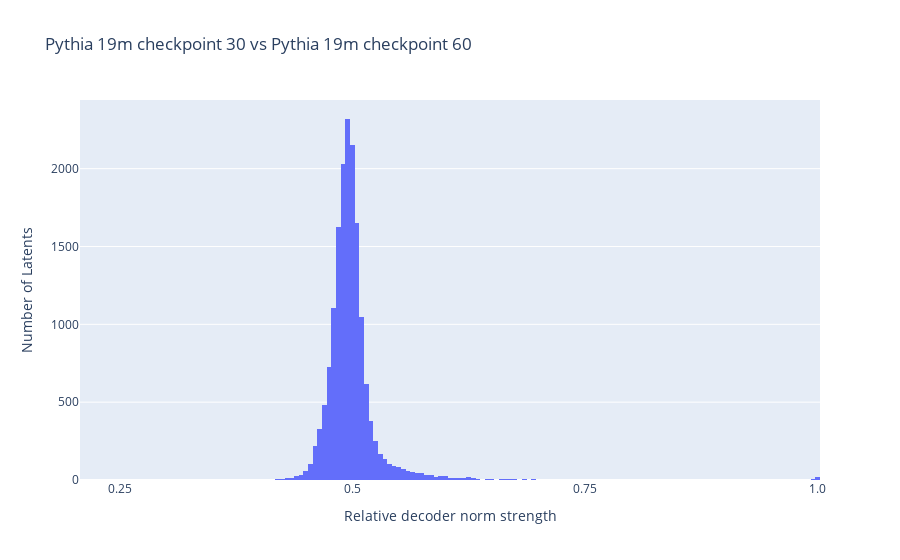
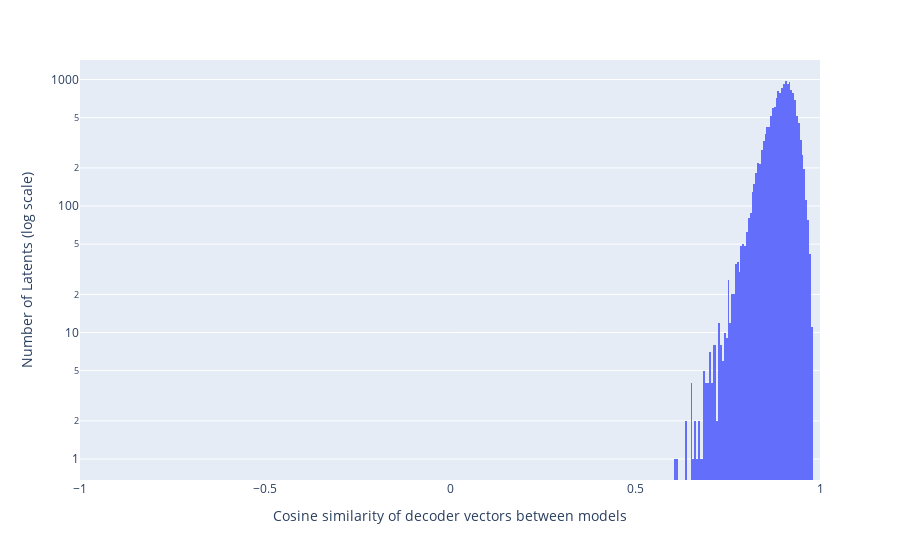

The notebook cell these images were saved under, in order:
### Code cell
relative_norms = norms[:, 1] / norms.sum(dim=-1)
relative_norms.shape
# %%

fig = px.histogram(
    relative_norms.detach().cpu().numpy(), 
    title="Pythia 19m checkpoint 30 vs Pythia 19m checkpoint 60",
    labels={"value": "Relative decoder norm strength"},
    nbins=200,
)

fig.update_layout(showlegend=False)
fig.update_yaxes(title_text="Number of Latents")

# Update x-axis ticks
fig.update_xaxes(
    tickvals=[0, 0.25, 0.5, 0.75, 1.0],
    ticktext=['0', '0.25', '0.5', '0.75', '1.0']
)

# Display in notebook
fig.show()

# %%
shared_latent_mask = (relative_norms < 0.7) & (relative_norms > 0.3)
shared_latent_mask.shape
# %%
# Cosine similarity of recoder vectors between models

cosine_sims = (cross_coder.W_dec[:, 0, :] * cross_coder.W_dec[:, 1, :]).sum(dim=-1) / (cross_coder.W_dec[:, 0, :].norm(dim=-1) * cross_coder.W_dec[:, 1, :].norm(dim=-1))
cosine_sims.shape
# %%

fig = px.histogram(
    cosine_sims[shared_latent_mask].to(torch.float32).detach().cpu().numpy(), 
    log_y=True,  # Sets the y-axis to log scale
    range_x=[-1, 1],  # Sets the x-axis range from -1 to 1
    nbins=100,  # Adjust this value to change the number of bins
    labels={"value": "Cosine similarity of decoder vectors between models"}
)

fig.update_layout(showlegend=False)
fig.update_yaxes(title_text="Number of Latents (log scale)")

# Display in notebook
fig.show()

# %%

### Figure 1 — Plotly figure (JSON) as saved in the notebook; plotly's stock layout.template omitted (floating-point values rounded to 4 significant figures; data arrays with more than 128 entries replaced by an {"elided": "..."} marker saying what was removed)
{"data": [{"alignmentgroup": "True", "bingroup": "x", "hovertemplate": "variable=0<br>Relative decoder norm strength=%{x}<br>count=%{y}<extra></extra>", "legendgroup": "0", "marker": {"color": "#636efa", "pattern": {"shape": ""}}, "name": "0", "nbinsx": 200, "offsetgroup": "0", "orientation": "v", "showlegend": true, "type": "histogram", "x": {"elided": "16384 float values"}, "xaxis": "x", "yaxis": "y"}], "layout": {"barmode": "relative", "legend": {"title": {"text": "variable"}, "tracegroupgap": 0}, "showlegend": false, "title": {"text": "Pythia 19m checkpoint 30 vs Pythia 19m checkpoint 60"}, "xaxis": {"anchor": "y", "domain": [0, 1], "ticktext": ["0", "0.25", "0.5", "0.75", "1.0"], "tickvals": [0, 0.25, 0.5, 0.75, 1], "title": {"text": "Relative decoder norm strength"}}, "yaxis": {"anchor": "x", "domain": [0, 1], "title": {"text": "Number of Latents"}}}}

### Figure 2 — Plotly figure (JSON) as saved in the notebook; plotly's stock layout.template omitted (floating-point values rounded to 4 significant figures; data arrays with more than 128 entries replaced by an {"elided": "..."} marker saying what was removed)
{"data": [{"alignmentgroup": "True", "bingroup": "x", "hovertemplate": "variable=0<br>Cosine similarity of decoder vectors between models=%{x}<br>count=%{y}<extra></extra>", "legendgroup": "0", "marker": {"color": "#636efa", "pattern": {"shape": ""}}, "name": "0", "nbinsx": 100, "offsetgroup": "0", "orientation": "v", "showlegend": true, "type": "histogram", "x": {"elided": "16333 float values"}, "xaxis": "x", "yaxis": "y"}], "layout": {"barmode": "relative", "legend": {"title": {"text": "variable"}, "tracegroupgap": 0}, "margin": {"t": 60}, "showlegend": false, "xaxis": {"anchor": "y", "domain": [0, 1], "range": [-1, 1], "title": {"text": "Cosine similarity of decoder vectors between models"}}, "yaxis": {"anchor": "x", "domain": [0, 1], "title": {"text": "Number of Latents (log scale)"}, "type": "log"}}}
